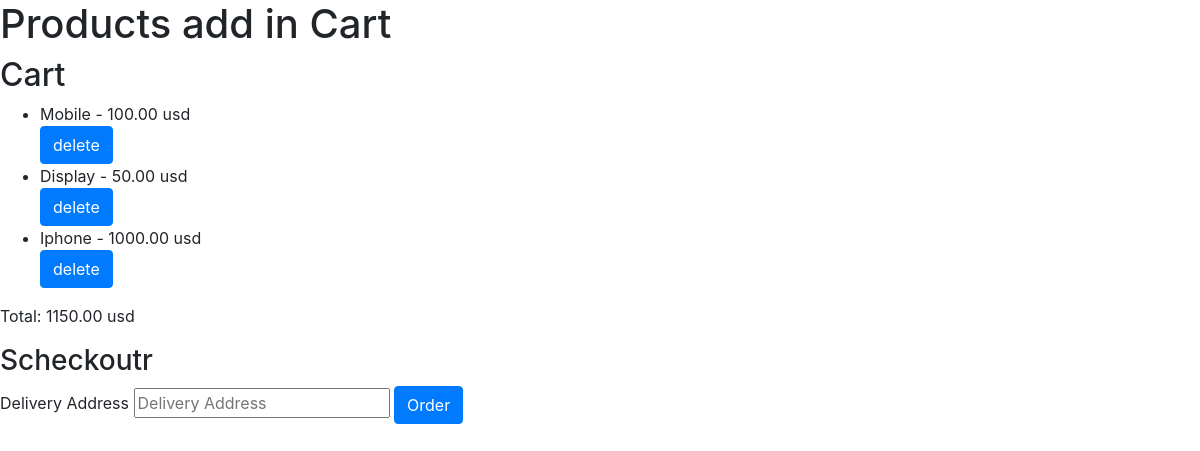
Page /card/ (signed in) on the earlier database version.
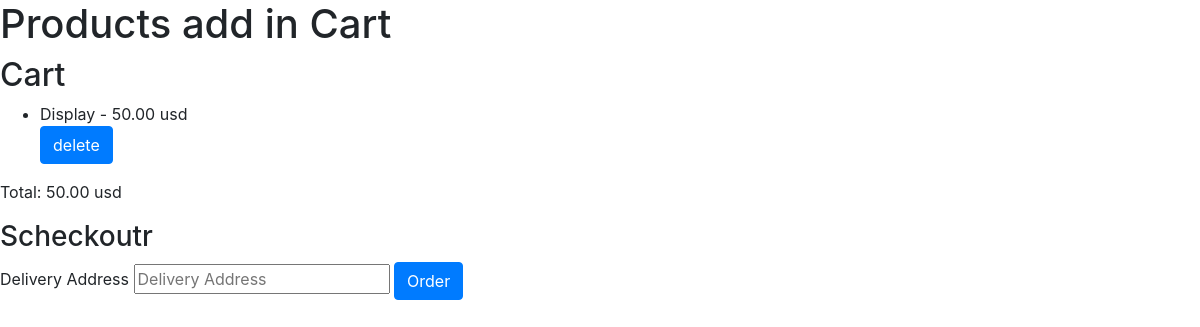
Same page on the later database version.
### users/models.py (models this page shows, shortened)
class Product(models.Model):
    name = models.CharField(max_length=50)
    description = models.TextField(max_length=100)
    price = models.DecimalField(max_digits=6, decimal_places=2, validators=[MinValueValidator(0)])
    category = models.ForeignKey(Category, on_delete=models.CASCADE, related_name='products', default=True)

class Cart(models.Model):
    user = models.ForeignKey(User, on_delete=models.CASCADE)
    products = models.ManyToManyField(Product)
    def total_price(self):
        price = 0
        for p in self.products.all():
            price += p.price
        return price

### users/views.py (the view)
# urls.py: path('card/', CartView.as_view(), name='card_page'),
class CartView(View):
    def get(self,request):
        card = Cart.objects.get(user=request.user)
        return render(request, 'accounts/cart.html', context={'card': card})

### templates/accounts/cart.html (shortened to what this page needs)
<!DOCTYPE html>
<html lang="en">
<head>
    {% load static %}
    <link href="{% static 'vendor/bootstrap/css/bootstrap.min.css' %}" rel="stylesheet">
</head>
<body>
<h1>Products add in Cart </h1>
{% block content %}
<div class="cart" >
    <h2>Cart</h2>
    <ul>
        {% for item in card.products.all %}
        <form action="{% url 'delete_item_card' item.id %}" method="POST">
            <li>{{ item.name }} - {{ item.price }} usd</li>
                <button type="submit" class="btn btn-primary">delete </button>
        </form>
        {% endfor %}
    </ul>
    <p>Total: {{ card.total_price }} usd</p>
    <form action="{% url 'orders' %}" method="POST">
        <h3>Scheckoutr</h3>
        <label for="delivey">Delivery Address</label>
        <input type="text" placeholder="Delivery Address" name="delivery_addres" id="delivery_addres">
        <button type="submit" class="btn btn-primary">Order</button>
    </form>
</div>
{% endblock %}
</body>
</html>

Differences in the rows shown:
no longer on this page (row unchanged): Product: name "Mobile", price "100.00"
no longer on this page (row unchanged): Product: name "Iphone", price "1000.00"
removed Cart: total_price "1150.00"
added Cart: total_price "50.00"
